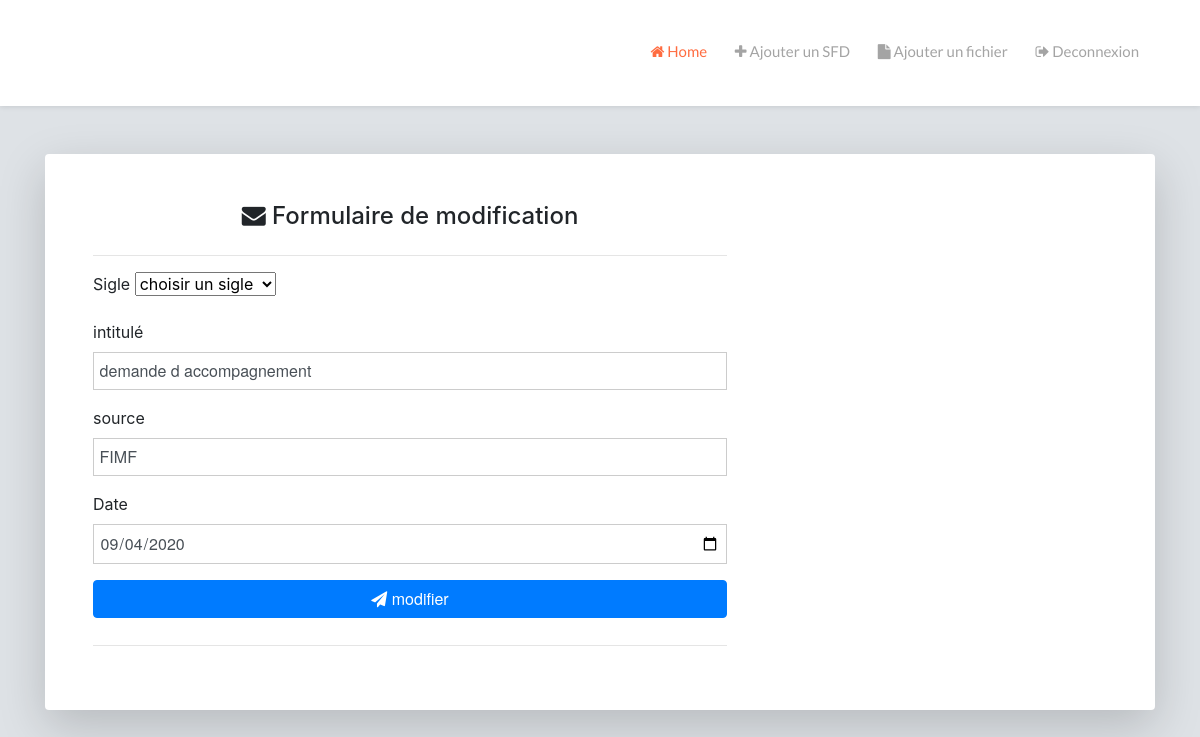
Screenshot of /modifier.php?v=1 (signed in) with the database file from the repository.
### tables this page shows
CREATE TABLE IF NOT EXISTS `infos` (
  `id` int(11) NOT NULL AUTO_INCREMENT,
  `intitule` text NOT NULL,
  `source` text NOT NULL,
  `dater` date NOT NULL,
  `fichier` varchar(255) NOT NULL,
  `id_donnee` varchar(50) NOT NULL,
  PRIMARY KEY (`id`),
  KEY `id_donnee` (`id_donnee`)
);

### modifier.php (the view, shortened to what this page needs)
<?php
if (isset($_GET['v']) and !empty($_GET['v'])) {
  $v=$_GET['v'];
include ('connexion.php');
$req=$bdd->query('select * from infos where id='.$v);
$donnee=$req->fetch();
}
?>
<!DOCTYPE html>
<html>
<head>
    <link rel="stylesheet" href="css/kube.min.css" />
    <link rel="stylesheet" href="css/font-awesome.min.css" />
    <link rel="stylesheet" href="css/custom.min.css" />
    <link rel="stylesheet" href="css/bootstrap.min.css" />
    <link rel="stylesheet" type="text/css" href="css/main.css">
</head>
<body>
  <div class="main-nav ">
    <div class="container">
      <header class="group top-nav">
          <nav id="navbar-1" class="navbar item-nav navbar-right">
            <ul>
                <li class="active"><a href="accueil.php"><i class="fa fa-home"></i> Home</a></li>
                <li><a href="formulaire.php"><i class="fa fa-plus"></i> Ajouter un SFD</a></li>
                <li><a href="form.php"><i class="fa fa-file"></i> Ajouter un fichier</a></li>
                <li><a href="deconnection.php"><i class="fa fa-sign-out"></i> Deconnexion</a></li>
            </ul>
        </nav>
      </header>
    </div>
  </div>
  <div class="container">
    <div class="card o-hidden border-0 shadow-lg my-5">
      <div class="card-body p-0">
        <div class="row">
          <div class="col-lg-8">
            <div class="p-5">
                <h1 class="h4 text-gray-900 mb-4 text-center"><i class="fa fa-envelope"></i> Formulaire de modification</h1>
              <hr>
              <form action="admin/crud.php" method="post" class="well">
                    <div class="form-group">
                      <label>Sigle</label>
                      <select name="nom2" required>
                <option value="">choisir un sigle</option>
              </select>
                    </div>
              <div class="form-group">
                  <label>intitulé</label>
                <input type="text" name="nom3" class="form-control form-control-user" required value="<?php echo $donnee['intitule']?>">
                </div>
                <div class="form-group">
                  <label>source</label>
                <input type="text" name="nom4" class="form-control form-control-user" required value="<?php echo $donnee['source']?>">
                </div>
                <div class="form-group">
                  <label>Date</label>
                <input type="date" name="nom5" class="form-control form-control-user" required value="<?php echo $donnee['dater']?>">
                </div>
                <button type="submit" class="btn btn-primary btn-block" name="envoyer"><i class="fa fa-send"></i> modifier
                </button>
              </form>
              <hr>
            </div>
          </div>
        </div>
      </div>
    </div>
  </div>
</body>
</html>

### css/main.css (style rules this page uses)
body { background-color:#dee2e6; }

### rows the page displays
infos: nom3 "demande d accompagnement", nom4 "FIMF", nom5 "09/04/2020"
